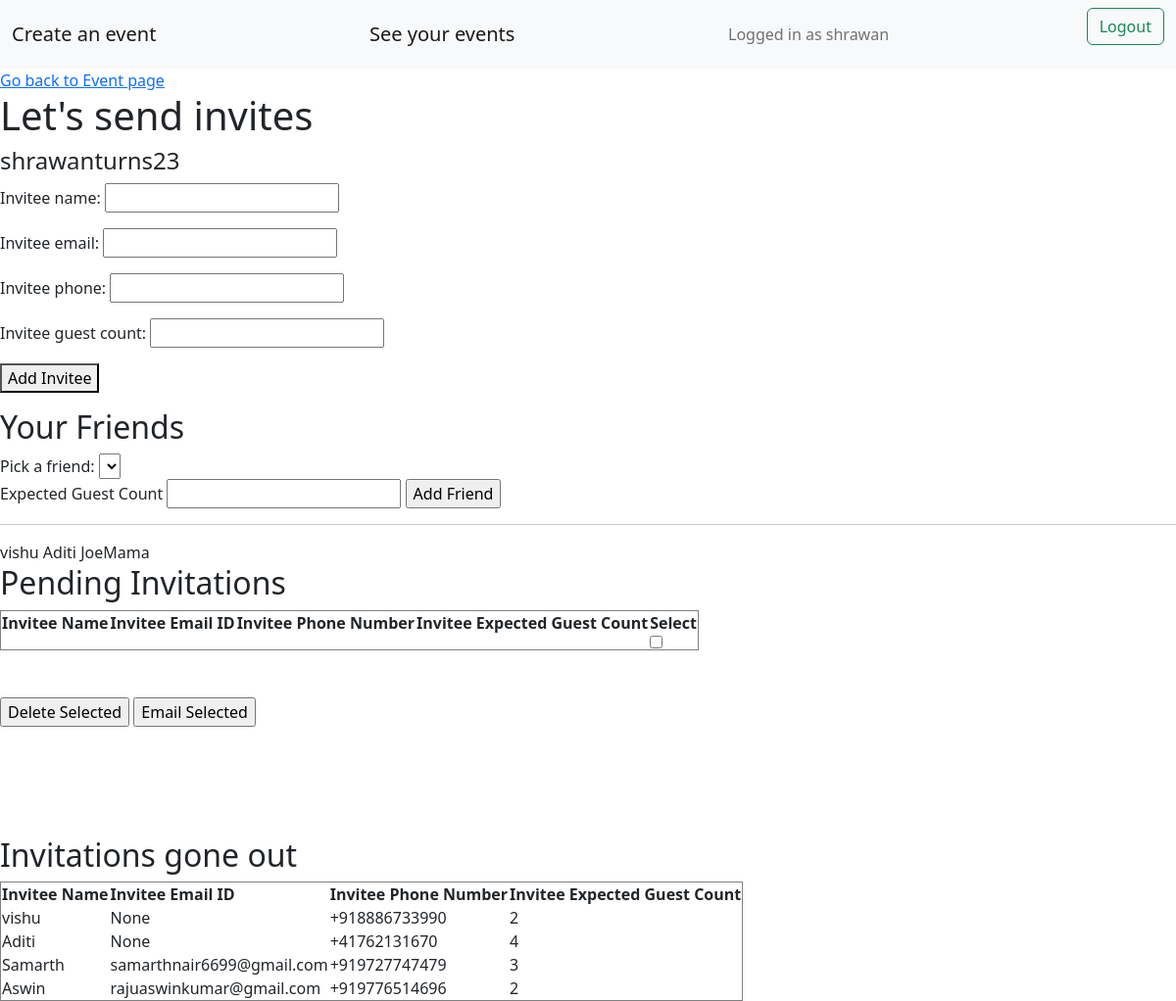
Before: /event/shrawanturns23/sendinvites (signed in) with the older database file.
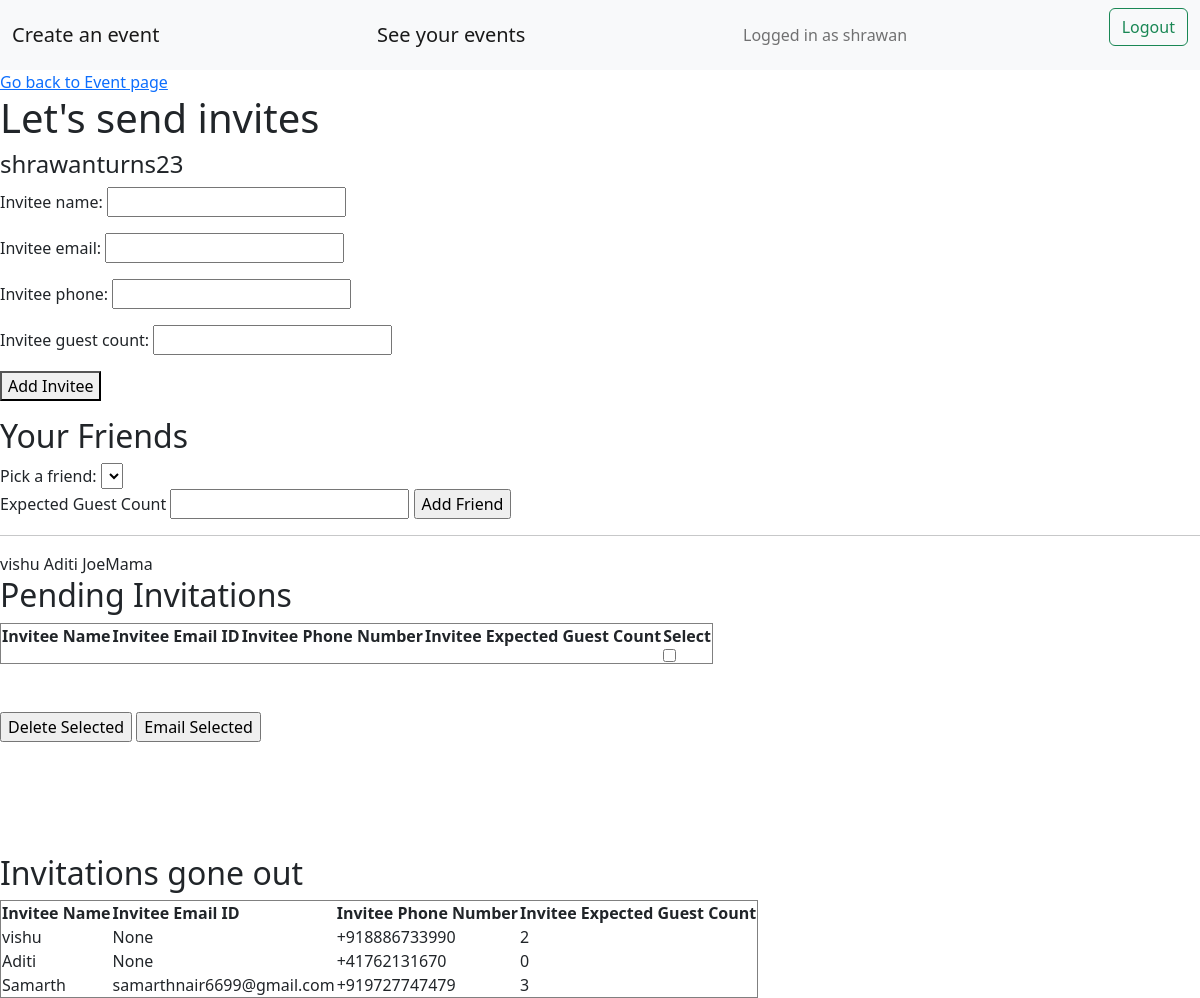
After: the same page with the newer database file.
### accounts/models.py (models this page shows, shortened)
class Account(AbstractBaseUser):
    email = models.EmailField(verbose_name="email",max_length=60,unique=True)
    username = models.CharField(max_length=30,unique=True)
    date_joined = models.DateTimeField(verbose_name="date joined",auto_now_add=True)
    last_login = models.DateTimeField(verbose_name="last login",auto_now=True)
    is_admin = models.BooleanField(default=False)
    is_active = models.BooleanField(default=True)
    is_staff = models.BooleanField(default=False)
    is_superuser = models.BooleanField(default=False)
    profile_image = models.ImageField(max_length=255,upload_to = get_profile_image_filepath, null = True, blank = True)
    hide_email = models.BooleanField(default=True)
    phone_number = PhoneNumberField(unique=True)
    USERNAME_FIELD = 'email'
    REQUIRED_FIELDS = ['username','phone_number']
    objects = MyAccountManager()
    def __str__(self):
        return self.username

### events/models.py (models this page shows, shortened)
class Invitee(models.Model):
    eventcode = models.ForeignKey(Event,on_delete=models.CASCADE)
    invitee = models.ForeignKey(Account,on_delete=models.CASCADE,related_name="invitation_for_user")
    invitee_name = models.CharField(max_length=70)
    invitee_email = models.EmailField(max_length=70,null = True, blank = True)
    invitee_phone = PhoneNumberField(null = True, blank = True)
    invitee_email_sent = models.BooleanField(default=False)
    invitee_whatsapp_sent = models.BooleanField(default=False)
    invitee_rsvp = models.BooleanField(default=False)
    invitee_rsvp_reject = models.BooleanField(default=False)
    invitee_guest_count = models.DecimalField(max_digits=1, decimal_places=0)

### invites/views.py (the view, shortened to what this page needs)
# urls.py: path('event/<str:eventcode_key>/sendinvites',views.sendinvites,name='sendinvites'),
@login_required
def sendinvites(request,eventcode_key):
    event = Event.objects.get(user = request.user, eventcode = eventcode_key)
    current_invitees = Invitee.objects.filter(eventcode = event)
    invited_guests = current_invitees.filter(Q(invitee_email_sent = True) | Q(invitee_whatsapp_sent = True))
    invites_pending = current_invitees.filter(invitee_email_sent = False,invitee_whatsapp_sent = False)
    friends = Friend.objects.filter(user = request.user).order_by('-friendship_strength')
    uninvited_friends = []
    invited_friends = list(Invitation.objects.filter(eventcode = event ,invitation_from = event.user))
    invited_friends = [f.user for f in invited_friends]
    for f in friends:
        if f.friend in invited_friends:
            f.invite_sent = True
        else:
            uninvited_friends.append(f.friend)
            f.invite_sent = False
    if request.method == 'GET':
        return render(request,'invites/sendinvites.html',{'form':InviteeForm(),'event':event,'invited_guests':invited_guests,'invites_pending':invites_pending,'uninvited_friends':uninvited_friends,'invited_friends':invited_friends})

### invites/forms.py
class InviteeForm(ModelForm):
    class Meta:
        model = Invitee
        fields = ['invitee_name','invitee_email','invitee_phone','invitee_guest_count']
    def __init__(self, *args, **kwargs):
        super(InviteeForm, self).__init__(*args, **kwargs)
        self.fields['invitee_email'].required = False
        self.fields['invitee_phone'].required = False

### invites/templates/invites/sendinvites.html (shortened to what this page needs)
{% extends 'invites/base.html' %}
{% block content %}
<a href = "{% url 'viewevent' event.eventcode %}">Go back to Event page</a>
<h1>Let's send invites</h1>
<h4>{{ event.title }}</h4>
<form method="POST">
    {{form.as_p}}
    <button type="submit">Add Invitee</button>
</form>
<h2> Your Friends </h2>
<form method="POST" action="{% url 'addfriendinvites' event.eventcode %}">
    <label for="cars">Pick a friend:</label>
    <select name="friend" id="friend">
    </select>
    <br>
    <label for="friend_guest_count">Expected Guest Count</label>
    <input type="number" name="friend_guest_count" min="0" id = "friend_guest_count">
    <input type = "submit" name = "Add_Friend" value = "Add Friend">
</form>
<hr>
{% for f in invited_friends %}
    {{f}}
{% endfor %}
<h2>Pending Invitations</h2>
<form method = "POST" action="{% url 'finalizeinvitees' event.eventcode %}">
    <table border="1">
        <tr>
            <th>Invitee Name</th>
            <th>Invitee Email ID</th>
            <th>Invitee Phone Number</th>
            <th>Invitee Expected Guest Count</th>
            <th>Select</th>
        </tr>
        <tr>
            <td></td>
            <td></td>
            <td></td>
            <td></td>
            <td> <input type = "checkbox" onClick="toggle(this)"></td>
        </tr>
    </table>
    <br><br>
    <input type = "submit" name = "Delete_Selected" value = "Delete Selected">
    <input type = "submit" name = "Email_Selected" value = "Email Selected">
</form>
<h2>Invitations gone out</h2>
    <table border="1">
        <tr>
            <th>Invitee Name</th>
            <th>Invitee Email ID</th>
            <th>Invitee Phone Number</th>
            <th>Invitee Expected Guest Count</th>
        </tr>
        {% for invitee in invited_guests %}
        <tr>
            <td>{{ invitee.invitee_name }}</td>
            <td>{{ invitee.invitee_email }}</td>
            <td>{{ invitee.invitee_phone }}</td>
            <td>{{ invitee.invitee_guest_count }}</td>
        </tr>
        {% endfor %}
    </table>
{% endblock %}

Changed rows visible on the page:
no longer on this page (row edited): Invitee: invitee_name "Aswin", invitee_email "rajuaswinkumar@gmail.com", invitee_phone "+919776514696", invitee_guest_count "2"
changed Invitee "Aditi": invitee_guest_count "4" → "0"
